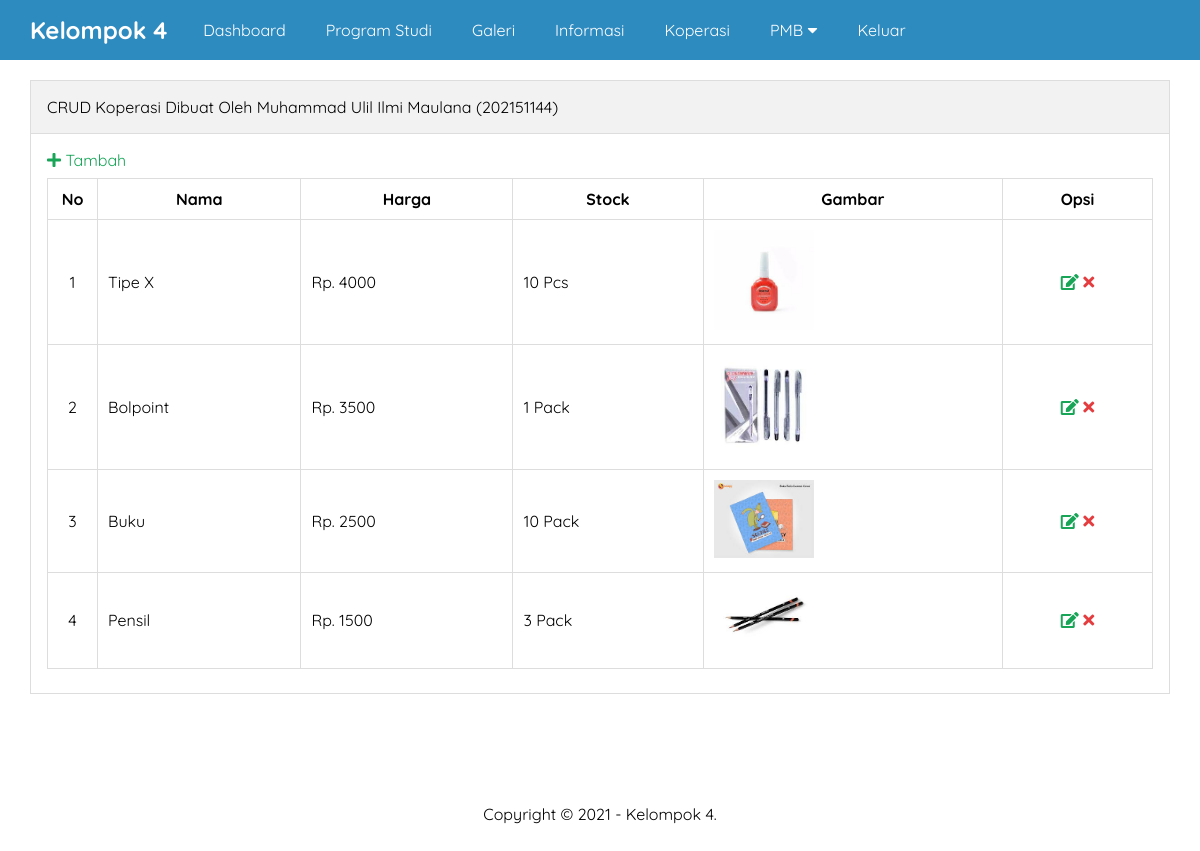
The page /admin/koperasi.php on the database its author committed.
### tables this page shows
CREATE TABLE `koperasi` (
  `id` int(50) NOT NULL,
  `nama` varchar(225) NOT NULL,
  `harga` varchar(225) NOT NULL,
  `stok` varchar(225) NOT NULL,
  `gambar` varchar(50) NOT NULL,
  `created_at` timestamp NOT NULL DEFAULT current_timestamp(),
  `updated_at` datetime DEFAULT NULL
);

### admin/koperasi.php (the view, shortened to what this page needs)
<?php include 'header.php' ?>
		<div class="content">
			<div class="container">
				<div class="box">
					<div class="box-header">
						CRUD Koperasi Dibuat Oleh Muhammad Ulil Ilmi Maulana (202151144)
					</div>
					<div class="box-body">
						<a href="tambah-koperasi.php" class="text-green"><i class="fa fa-plus"></i>  Tambah</a>
						<table class="table">
							<thead>
								<tr>
									<th>No</th>
           							<th>Nama</th>
            						<th>Harga</th>
            						<th>Stock</th>
            						<th>Gambar</th>
            						<th>Opsi</th>
								</tr>
							</thead>
							<tbody>
								<?php
								$no = 1;
									$where = " WHERE 1=1 ";
									$koperasi = mysqli_query($conn, "SELECT * FROM koperasi $where ORDER BY id DESC");
									if(mysqli_num_rows($koperasi) > 0){
										while($p = mysqli_fetch_array($koperasi)){
								?>
								<tr>
									<td><?= $no++ ?></td>
									<td><?= $p['nama'] ?></td>
									<td><?= $p['harga'] ?></td>
									<td><?= $p['stok'] ?></td>
									<td><img src="../uploads/koperasi/<?= $p['gambar'] ?>" width="100px"></td>
									<td>
										<a href="edit-koperasi.php?id=<?= $p['id'] ?>" title="Edit Data" class="text-green"><i class="fa fa-edit"></i></a>
										<a href="hapus.php?idkoperasi=<?= $p['id'] ?>" onclick="return confirm('Yakin ingin hapus ?')" title="Hapus Data" class="text-red"><i class="fa fa-times"></i></a>
									</td>
								</tr>
							<?php }}else{ ?>
								<tr>
									<td colspan="5">Data tidak ada</td>
								</tr>
							<?php } ?>
							</tbody>
						</table>
					</div>
				</div>
			</div>
		</div>
<?php include 'footer.php' ?>

### assets/css/style.css (style rules this page uses)
* { margin:0; padding:0; font-family: 'Quicksand', sans-serif; box-sizing: border-box; }
a { text-decoration: none; }
.container { width: 1140px; margin:0 auto; }
.container::after { content: ""; display: block; clear: both; }
.bg-light { background-color: #fff; }
.box { border:1px solid #ddd; background-color: #fff; }
.box-header { padding:16px; border-bottom:1px solid #ddd; background-color: #f2f2f2; }
.box-body { padding:16px; }
.table { width:100%; border-collapse: collapse; border:1px solid #ddd; }
.content { padding:80px 0 30px 0; }
.table { width:100%; border-collapse: collapse; margin:8px 0; }
.table th, .table td { border:1px solid #ddd; padding:10px; }
.table td:first-child { width:50px; text-align: center; }
.table td:last-child { width:150px; text-align: center; }
.text-red { color: #E43D40; }
.text-green { color: #18A558; }

### rows shown on the page
koperasi: nama "Tipe X", harga "Rp. 4000", stok "10 Pcs", gambar (picture)
koperasi: nama "Bolpoint", harga "Rp. 3500", stok "1 Pack", gambar (picture)
koperasi: nama "Buku", harga "Rp. 2500", stok "10 Pack", gambar (picture)
koperasi: nama "Pensil", harga "Rp. 1500", stok "3 Pack", gambar (picture)
